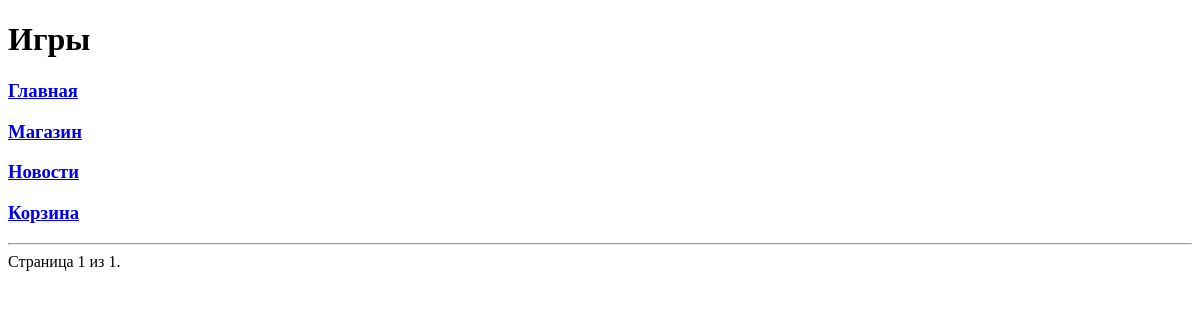
Before: /platform/news/ with the older database file.
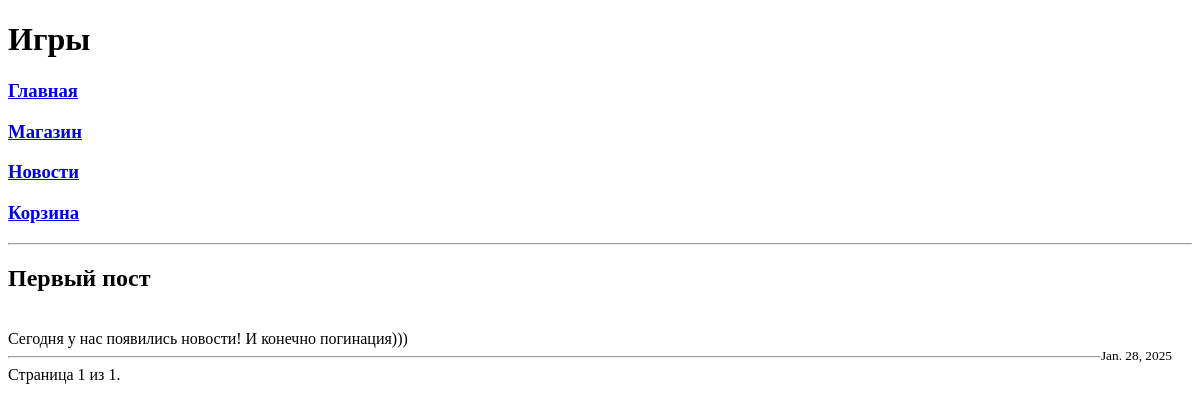
After: the same page with the newer database file.
### task1/models.py (models this page shows)
class News(models.Model):
    title = models.CharField(max_length=75)
    content = models.TextField()
    date = models.DateField(auto_now_add=True)

### task1/views.py (the view)
# urls.py: path('platform/news/', news),
def news(request):
    new = News.objects.all()
    paginator = Paginator(new, 5)
    page_number = request.GET.get('page')
    page_obj = paginator.get_page(page_number)
    context = {
        'news': page_obj
    }
    return render(request, 'news.html', context)

### templates/news.html (shortened to what this page needs)
{% extends 'menu.html' %}
{% block pagename %}<h1>Игры</h1>{% endblock %}
{% block menu %}{{ block.super }}{% endblock %}
{% block content %}
    <hr>
    {% for new in news %}
        <h2>{{ new.title }}</h2>
        <br>
        {{ new.content }}
        <br>
        <small style="float: right; margin-right: 20px;">{{ new.date }}</small>
        <hr>
    {% endfor %}
    <div class="pagination">
        <span class="step-links">
            <span class="current">
                Страница {{ news.number }} из {{ news.paginator.num_pages }}.
            </span>
        </span>
    </div>
{% endblock %}

Changed rows visible on the page:
added News: title "Первый пост", content "Сегодня у нас появились новости! И конечно погинация)))", date "Jan. 28, 2025"
